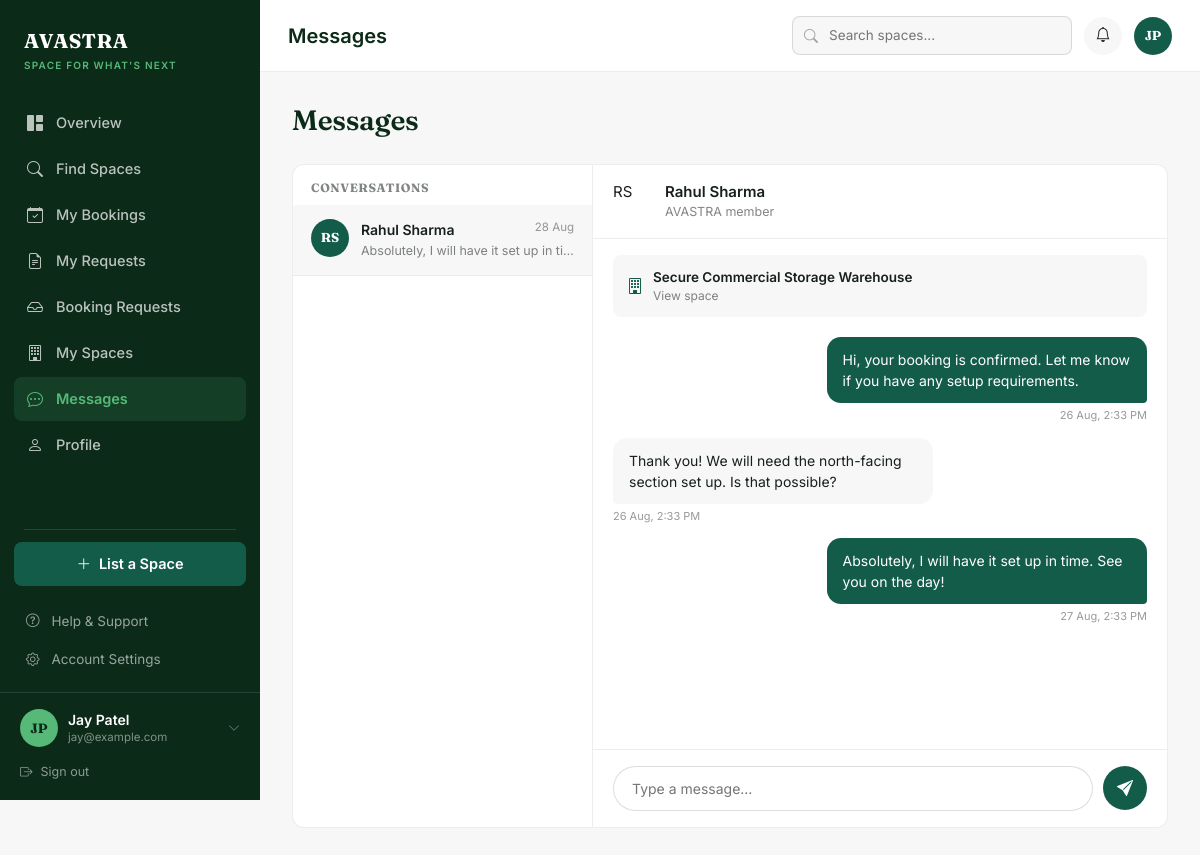
Page /user/messages.php (signed in) on the committed database.
### tables this page shows
CREATE TABLE IF NOT EXISTS `conversations` (
  `id` INT AUTO_INCREMENT PRIMARY KEY,
  `space_id` INT DEFAULT NULL,
  `user_one_id` INT NOT NULL,
  `user_two_id` INT NOT NULL,
  `last_message_at` TIMESTAMP DEFAULT CURRENT_TIMESTAMP,
  `created_at` TIMESTAMP DEFAULT CURRENT_TIMESTAMP,
  FOREIGN KEY (`space_id`) REFERENCES `spaces` (`id`) ON DELETE SET NULL,
  FOREIGN KEY (`user_one_id`) REFERENCES `users` (`id`) ON DELETE CASCADE,
  FOREIGN KEY (`user_two_id`) REFERENCES `users` (`id`) ON DELETE CASCADE
);

CREATE TABLE IF NOT EXISTS `spaces` (
  `id` INT AUTO_INCREMENT PRIMARY KEY,
  `owner_id` INT NOT NULL,
  `category_id` INT NOT NULL,
  `title` VARCHAR(255) NOT NULL,
  `description` TEXT NOT NULL,
  `address` TEXT NOT NULL,
  `city` VARCHAR(100) NOT NULL,
  `state` VARCHAR(100) NOT NULL,
  `zip_code` VARCHAR(20) NOT NULL,
  `latitude` DECIMAL(10, 8) DEFAULT NULL,
  `longitude` DECIMAL(11, 8) DEFAULT NULL,
  `total_sqft` INT NOT NULL,
  `max_capacity` INT DEFAULT 10,
  `daily_rate` DECIMAL(10, 2) NOT NULL,
  `weekly_rate` DECIMAL(10, 2) DEFAULT NULL,
  `monthly_rate` DECIMAL(10, 2) DEFAULT NULL,
  `security_deposit` DECIMAL(10, 2) DEFAULT 0.00,
  `verification_status` ENUM('pending', 'approved', 'rejected') NOT NULL DEFAULT 'pending',
  `rejection_reason` TEXT DEFAULT NULL,
  `is_active` TINYINT(1) DEFAULT 1,
  `created_at` TIMESTAMP DEFAULT CURRENT_TIMESTAMP,
  `updated_at` TIMESTAMP DEFAULT CURRENT_TIMESTAMP ON UPDATE CURRENT_TIMESTAMP,
  FOREIGN KEY (`owner_id`) REFERENCES `users` (`id`) ON DELETE CASCADE,
  FOREIGN KEY (`category_id`) REFERENCES `categories` (`id`) ON DELETE CASCADE
);

CREATE TABLE IF NOT EXISTS `messages` (
  `id` INT AUTO_INCREMENT PRIMARY KEY,
  `conversation_id` INT NOT NULL,
  `sender_id` INT NOT NULL,
  `body` TEXT NOT NULL,
  `is_read` TINYINT(1) DEFAULT 0,
  `created_at` TIMESTAMP DEFAULT CURRENT_TIMESTAMP,
  FOREIGN KEY (`conversation_id`) REFERENCES `conversations` (`id`) ON DELETE CASCADE,
  FOREIGN KEY (`sender_id`) REFERENCES `users` (`id`) ON DELETE CASCADE
);

### classes/Auth.php (called while the page is built, shortened)
<?php
class Auth {
    public static function isLoggedIn(): bool {
        return isset($_SESSION['user_id']) && !empty($_SESSION['user_id']);
    }
    public static function getUser(): ?array {
        return [
            'id'        => $_SESSION['user_id'],
            'full_name' => $_SESSION['user_name'] ?? 'User',
            'email'     => $_SESSION['user_email'] ?? '',
            'role_id'   => $_SESSION['user_role_id'] ?? 2,
            'role_name' => $_SESSION['user_role'] ?? 'user'
        ];
    }
}

### user/messages.php (the view, shortened to what this page needs)
<?php
require_once __DIR__ . '/includes/header.php';
require_once __DIR__ . '/includes/sidebar.php';
$db     = Database::getInstance();
$userId = (int) $currentUser['id'];
?>
    <?php
$convStmt = $db->prepare("
    SELECT c.*,
           IF(c.user_one_id = :uid, c.user_two_id, c.user_one_id) AS other_user_id,
           u.full_name AS other_name,
           (SELECT body FROM messages WHERE conversation_id = c.id ORDER BY created_at DESC LIMIT 1) AS last_body,
           (SELECT COUNT(*) FROM messages WHERE conversation_id = c.id AND sender_id != :uid2 AND is_read = 0) AS unread_count
    FROM conversations c
    JOIN users u ON u.id = IF(c.user_one_id = :uid3, c.user_two_id, c.user_one_id)
    WHERE c.user_one_id = :uid4 OR c.user_two_id = :uid5
    ORDER BY c.last_message_at DESC
");
$convStmt->execute([':uid' => $userId, ':uid2' => $userId, ':uid3' => $userId, ':uid4' => $userId, ':uid5' => $userId]);
$conversations = $convStmt->fetchAll();
$activeConversationId = (int) ($_GET['conversation_id'] ?? ($conversations[0]['id'] ?? 0));
$activeConversation   = null;
$threadMessages       = [];
$contextSpace         = null;
if ($activeConversationId) {
    foreach ($conversations as $c) {
        if ((int) $c['id'] === $activeConversationId) {
            $activeConversation = $c;
            break;
        }
    }
    if ($activeConversation) {
        $db->prepare("UPDATE messages SET is_read = 1 WHERE conversation_id = :id AND sender_id != :uid")
            ->execute([':id' => $activeConversationId, ':uid' => $userId]);
        $msgStmt = $db->prepare("SELECT * FROM messages WHERE conversation_id = :id ORDER BY created_at ASC");
        $msgStmt->execute([':id' => $activeConversationId]);
        $threadMessages = $msgStmt->fetchAll();
        if ($activeConversation['space_id']) {
            $spaceStmt = $db->prepare("SELECT id, title, owner_id FROM spaces WHERE id = :id");
            $spaceStmt->execute([':id' => $activeConversation['space_id']]);
            $contextSpace = $spaceStmt->fetch();
        }
    }
}
function initialsOf(string $name): string
{
    $parts = preg_split('/\s+/', trim($name));
    return count($parts) > 1
        ? strtoupper(substr($parts[0], 0, 1) . substr(end($parts), 0, 1))
        : strtoupper(substr($name, 0, 2));
}
    ?>
    <div id="user-main">
        <?php require_once __DIR__ . '/includes/topbar.php'; ?>
        <div id="user-content">
            <div class="greeting-row" style="margin-bottom:20px;">
                <div>
                    <h1>Messages</h1>
                </div>
            </div>
            <div class="msg-layout">
                <div class="msg-conv-list">
                    <h2>Conversations</h2>
                    <?php if (empty($conversations)): ?>
                        <div style="padding:20px 18px;font-size:13.5px;color:rgba(23,32,27,0.5);">
                            No conversations yet. Message an owner from a space's details page to start one.
                        </div>
                    <?php else: ?>
                        <?php foreach ($conversations as $c): ?>
                            <a href="?conversation_id=<?= (int) $c['id']; ?>" class="msg-conv-item <?= $activeConversationId === (int) $c['id'] ? 'active' : ''; ?>">
                                <div class="mc-avatar">
                                    <?= htmlspecialchars(initialsOf($c['other_name'])); ?>
                                </div>
                                <div class="mc-main">
                                    <div class="mc-top">
                                        <span class="mc-name"><?= htmlspecialchars($c['other_name']); ?></span>
                                        <span class="mc-date"><?= date('d M', strtotime($c['last_message_at'])); ?></span>
                                    </div>
                                    <div class="mc-preview"><?= htmlspecialchars($c['last_body'] ?? 'Say hello 👋'); ?></div>
                                </div>
                            </a>
                        <?php endforeach; ?>
                    <?php endif; ?>
                </div>
                <div class="msg-thread">
                    <?php if (!$activeConversation): ?>
                        <div class="msg-empty-thread">
                            <i class="bi bi-chat-dots" style="font-size:34px;"></i>
                            <p>Select a conversation to start chatting.</p>
                        </div>
                    <?php else: ?>
                        <div class="msg-thread-header">
                            <div class="mc-avatar"><?= htmlspecialchars(initialsOf($activeConversation['other_name'])); ?></div>
                            <div>
                                <div class="th-name"><?= htmlspecialchars($activeConversation['other_name']); ?></div>
                                <div class="th-role">
                                    <?php if ($contextSpace && (int) $contextSpace['owner_id'] === (int) $activeConversation['other_user_id']): ?>
                                        Space owner
                                    <?php else: ?>
                                        AVASTRA member
                                    <?php endif; ?>
                                </div>
                            </div>
                        </div>
                        <?php if ($contextSpace): ?>
                            <a href="<?= APP_URL; ?>/user/space-details.php?id=<?= (int) $contextSpace['id']; ?>" class="msg-context-card" style="color:inherit;">
                                <i class="bi bi-building"></i>
                                <div>
                                    <div class="cc-title"><?= htmlspecialchars($contextSpace['title']); ?></div>
                                    <div class="cc-sub">View space</div>
                                </div>
                            </a>
                        <?php endif; ?>
                        <div class="msg-body">
                            <?php foreach ($threadMessages as $m): ?>
                                <?php $isMine = (int) $m['sender_id'] === $userId; ?>
                                <div class="msg-bubble-row <?= $isMine ? 'mine' : 'theirs'; ?>">
                                    <div class="msg-bubble"><?= nl2br(htmlspecialchars($m['body'])); ?></div>
                                    <div class="msg-time"><?= date('d M, g:i A', strtotime($m['created_at'])); ?></div>
                                </div>
                            <?php endforeach; ?>
                        </div>
                        <form method="POST" action="" class="msg-input-row">
                            <input type="text" name="body" placeholder="Type a message…" autocomplete="off" required>
                            <button type="submit"><i class="bi bi-send-fill"></i></button>
                        </form>
                    <?php endif; ?>
                </div>
            </div>
        </div>
        <?php require_once __DIR__ . '/includes/footer.php'; ?>

### assets/css/user-app.css (style rules this page uses)
html, :root { --forest: #0b2a18; --teal: #145c4a; --accent: #56b978; --paper: #f7f7f7; --ink: #17201b; --sidebar-width: 260px; --topbar-height: 72px; --shadow-sm: 0 1px 2px rgba(23, 32, 27, 0.06), 0 1px 1px rgba(23, 32, 27, 0.04); }
* { box-sizing: border-box; }
body { font-family: "Inter", -apple-system, sans-serif; color: var(--ink); background: var(--paper); font-size: 15px; margin: 0; overflow-x: hidden; width: 100%; }
h1, h2, h3, .font-display { font-family: "Fraunces", Georgia, serif; color: var(--forest); font-weight: 600; letter-spacing: -0.01em; }
a { text-decoration: none; }
#user-main { flex: 1; min-width: 0; display: flex; flex-direction: column; }
#user-content { padding: 32px; flex: 1; }
.greeting-row { display: flex; justify-content: space-between; align-items: flex-start; flex-wrap: wrap; gap: 16px; margin-bottom: 28px; }
.greeting-row h1 { font-size: 28px; margin: 0 0 6px; }
.msg-layout { display: grid; grid-template-columns: 300px 1fr; background: #fff; border: 1px solid rgba(23, 32, 27, 0.08); border-radius: 12px; overflow: hidden; height: calc(100vh - var(--topbar-height) - 64px); min-height: 520px; }
.msg-conv-list { border-right: 1px solid rgba(23, 32, 27, 0.08); overflow-y: auto; }
.msg-conv-list h2 { font-size: 12px; padding: 16px 18px 10px; margin: 0; color: rgba(23, 32, 27, 0.55); text-transform: uppercase; letter-spacing: 0.05em; font-weight: 700; }
.msg-conv-item { display: flex; gap: 12px; padding: 14px 18px; border-bottom: 1px solid rgba(23, 32, 27, 0.06); cursor: pointer; color: inherit; }
.msg-conv-item:hover, .msg-conv-item.active { background: var(--paper); }
.msg-conv-item .mc-avatar { width: 38px; height: 38px; border-radius: 50%; background: var(--teal); color: #fff; display: flex; align-items: center; justify-content: center; font-family: "Fraunces", serif; font-weight: 700; font-size: 13px; flex-shrink: 0; position: relative; }
.msg-conv-item .mc-main { flex: 1; min-width: 0; }
.msg-conv-item .mc-top { display: flex; justify-content: space-between; gap: 8px; }
.msg-conv-item .mc-name { font-size: 14px; font-weight: 600; color: var(--ink); }
.msg-conv-item .mc-date { font-size: 11.5px; color: rgba(23, 32, 27, 0.45); flex-shrink: 0; }
.msg-conv-item .mc-preview { font-size: 12.5px; color: rgba(23, 32, 27, 0.55); white-space: nowrap; overflow: hidden; text-overflow: ellipsis; margin-top: 2px; }
.msg-thread { display: flex; flex-direction: column; min-width: 0; }
.msg-thread-header { display: flex; align-items: center; gap: 12px; padding: 16px 20px; border-bottom: 1px solid rgba(23, 32, 27, 0.08); }
.msg-thread-header .mc-avatar { width: 40px; height: 40px; }
.msg-thread-header .th-name { font-size: 15px; font-weight: 600; }
.msg-thread-header .th-role { font-size: 12.5px; color: rgba(23, 32, 27, 0.55); }
.msg-context-card { display: flex; align-items: center; gap: 10px; background: var(--paper); border-radius: 8px; padding: 12px 14px; margin: 16px 20px 0; font-size: 13.5px; }
.msg-context-card i { color: var(--teal); font-size: 16px; }
.msg-context-card .cc-title { font-weight: 600; color: var(--ink); }
.msg-context-card .cc-sub { font-size: 12px; color: rgba(23, 32, 27, 0.55); }
.msg-body { flex: 1; overflow-y: auto; padding: 20px; display: flex; flex-direction: column; }
.msg-bubble-row { display: flex; flex-direction: column; max-width: 60%; margin-bottom: 14px; }
.msg-bubble-row.mine { align-self: flex-end; align-items: flex-end; }
.msg-bubble-row.theirs { align-self: flex-start; align-items: flex-start; }
.msg-bubble { padding: 12px 16px; border-radius: 14px; font-size: 14px; line-height: 1.5; }
.msg-bubble-row.mine .msg-bubble { background: var(--teal); color: #fff; border-bottom-right-radius: 4px; }
.msg-bubble-row.theirs .msg-bubble { background: var(--paper); color: var(--ink); border-bottom-left-radius: 4px; }
.msg-time { font-size: 11px; color: rgba(23, 32, 27, 0.45); margin-top: 4px; }
.msg-input-row { display: flex; gap: 10px; padding: 16px 20px; border-top: 1px solid rgba(23, 32, 27, 0.08); }
.msg-input-row input { flex: 1; border: 1px solid rgba(23, 32, 27, 0.15); border-radius: 24px; padding: 11px 18px; font-size: 14px; }
.msg-input-row button { width: 44px; height: 44px; border-radius: 50%; background: var(--teal); color: #fff; border: none; display: flex; align-items: center; justify-content: center; font-size: 16px; flex-shrink: 0; }

### rows in the picture
conversations: other_name "RS", other_name "Rahul Sharma", last_message_at "28 Aug", last_body "Absolutely, I will have it set up in ti…"
spaces: title "Secure Commercial Storage Warehouse"
messages: body "Hi, your booking is confirmed. Let me know if you have any setup requirements.", created_at "26 Aug, 2:33 PM"
messages: body "Thank you! We will need the north-facing section set up. Is that possible?", created_at "26 Aug, 2:33 PM"
messages: body "Absolutely, I will have it set up in time. See you on the day!", created_at "27 Aug, 2:33 PM"

### other values in the picture
$initials "JP"
$currentUser['full_name'] "Jay Patel"
$currentUser['email'] "jay@example.com"
$pageTitle "Messages"
$topInitials "JP"
initialsOf($activeConversation['other_name']) "RS"
$activeConversation['other_name'] "Rahul Sharma"
